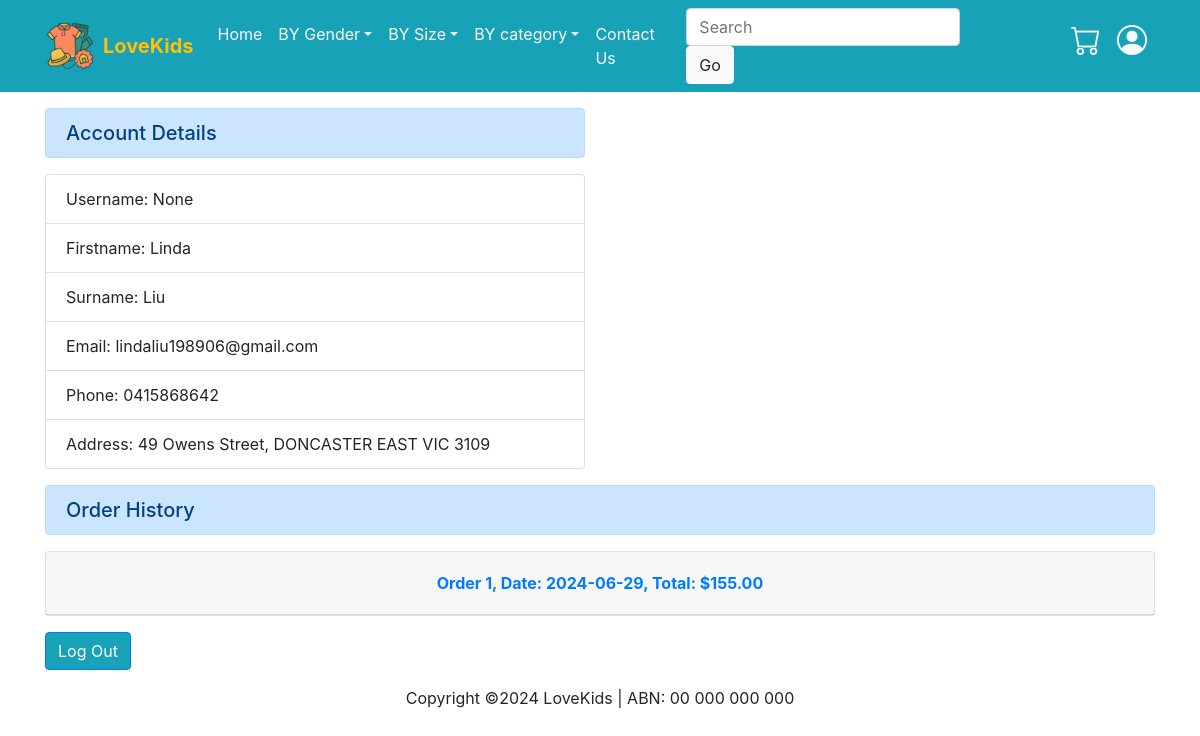
Screenshot of /account/ (signed in) with the database file from the repository.
### LoveKids/models.py (models this page shows, shortened)
class User(db.Model):
    __tablename__='users'
    id = db.Column(db.Integer, primary_key=True)
    username = db.Column(db.String(128), unique=True)
    password = db.Column(db.String(128))
    isGuest = db.Column(db.Boolean, default=False)
    firstname = db.Column(db.String(64))
    surname = db.Column(db.String(64))
    email = db.Column(db.String(128))
    phone = db.Column(db.String(32))
    address = db.Column(db.String(256), nullable=False)
    orders = db.relationship('Order', backref="User", cascade="all, delete-orphan")

class Order(db.Model):
    __tablename__='orders'
    id = db.Column(db.Integer, primary_key=True)
    status = db.Column(db.Boolean, default=False)
    date = db.Column(db.DateTime)
    total_cost = db.Column(db.Float)
    products = db.relationship("Product", secondary=orderdetails, backref="orders")
    user_id = db.Column(db.Integer, db.ForeignKey('users.id'))

### LoveKids/views.py (the view)
@bp.route('/account/', methods=['POST','GET'])
def account():
    user = User.query.get(session['user_id'])
    orders = Order.query.filter(Order.user_id == user.id).all()
    hasNoOrder = len(orders) == 0
    return render_template('account.html', user = user, orders = orders, hasNoOrder = hasNoOrder)

### LoveKids/templates/account.html (shortened to what this page needs)
{% extends 'base.html' %}
{% block main %}
<section>
    <div class="container">
        <div class="row">
            <div class="col-6">
                <h5 class="alert alert-primary mt-3" role="alert">
                    Account Details
                </h5>
            </div>
        </div>
        <div class="row">
            <div class="col-6">
                <ul class="list-group">
                    <li class="list-group-item">Username: {{ user.username }}</li>
                    <li class="list-group-item">Firstname: {{ user.firstname }}</li>
                    <li class="list-group-item">Surname: {{ user.surname }}</li>
                    <li class="list-group-item">Email: {{ user.email }}</li>
                    <li class="list-group-item">Phone: {{ user.phone }}</li>
                    <li class="list-group-item">Address: {{ user.address }}</li>
                </ul>
            </div>
        </div>
    </div>
</section>
<section>
    <div class="container">
        <div class="row">
            <div class="col-12">
                <h5 class="alert alert-primary mt-3 mb-3" role="alert">
                    Order History
                </h5>
                <div id="accordion">
                    {% for order in orders %}
                    <div class="card">
                        <div class="card-header" id="order-header-{{order.id}}">
                            <h5 class="mb-0">
                                <button class="btn btn-link w-100 font-weight-bold" data-toggle="collapse"
                                    data-target="#collapse-order-{{order.id}}"
                                    aria-controls="collapse-order-{{order.id}}">
                                    Order {{order.id}}, Date: {{order.date.strftime('%Y-%m-%d')}}, Total: {{
                                    "$%.2f"|format(order.total_cost) }}
                                </button>
                            </h5>
                        </div>
                    </div>
                    {% endfor %}
                </div>
            </div>
        </div>
    </div>
</section>
<section>
    <div class="container">
        <div class="row">
            <div class="col-6 mt-3">
                <a href="{{ url_for('main.logout') }}" class="btn btn-primary" style="background-color: #17a2b8">Log
                    Out</a>
            </div>
        </div>
    </div>
</section>
{% endblock %}

### rows the page displays
User: username "None", firstname "Linda", surname "Liu", email "lindaliu198906@gmail.com", phone "0415868642", address "49 Owens Street, DONCASTER EAST VIC 3109"
Order: id "1", date "2024-06-29", total_cost "$155.00"
